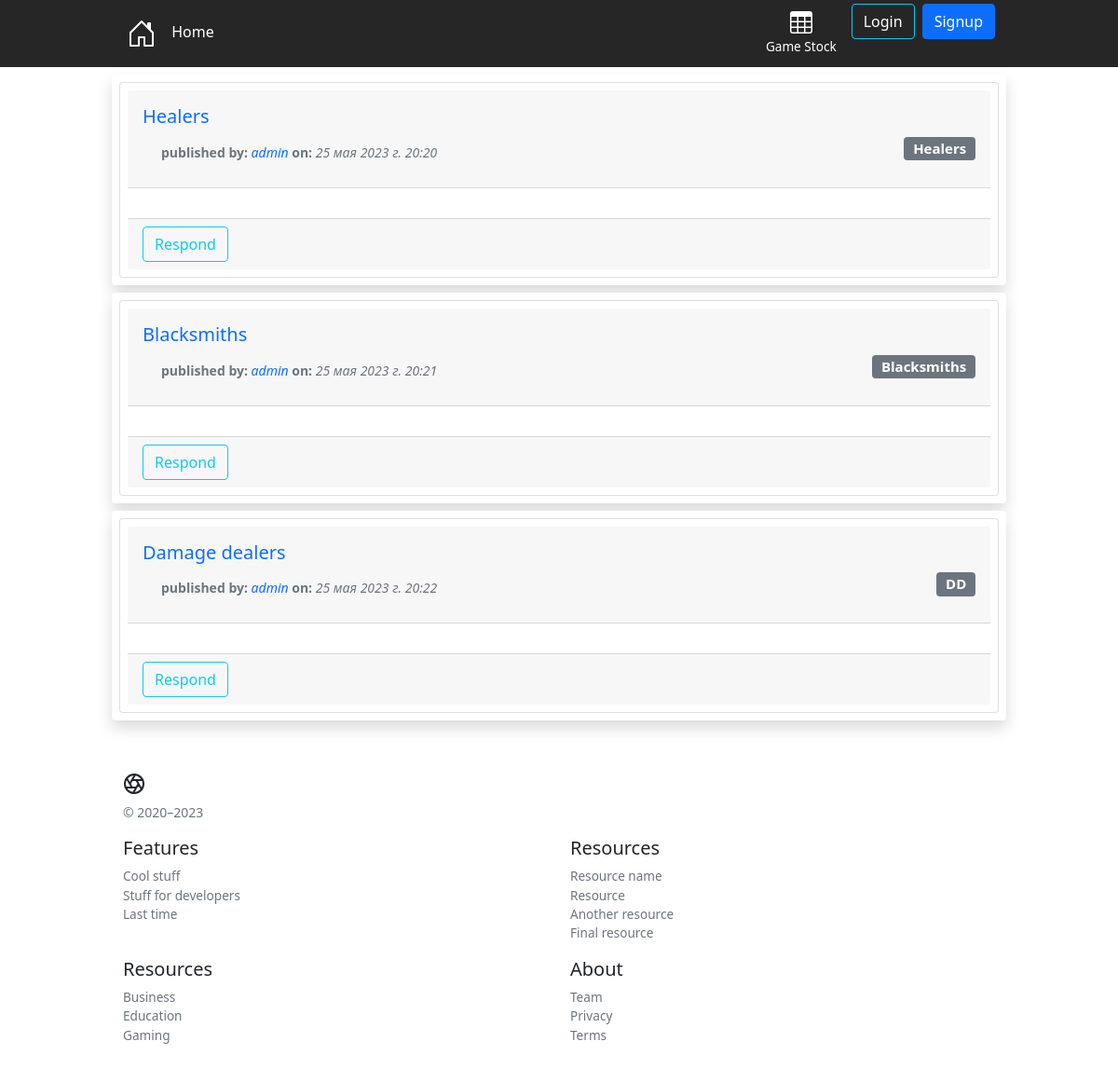
The app's page /board/by_author/admin with its own data.
### board/models.py (models this page shows, shortened)
class Post(models.Model):
    title = models.CharField('Title', max_length=100)
    category = models.ForeignKey('Category', on_delete=models.CASCADE, verbose_name='Category')
    author = models.ForeignKey(User, on_delete=models.CASCADE, verbose_name='Author')
    datetime = models.DateTimeField(auto_now_add=True)

class Category(models.Model):
    name = models.CharField(max_length=20)
    def __str__(self):
        return f'{self.name}'

### board/views.py (the view)
# urls.py: path('by_author/<slug:name>', ByAuthorView.as_view(), name='by_author'),
class ByAuthorView(ListView):
    def get(self, request, *args, **kwargs):
      author = User.objects.get(username=kwargs['name'])
      qs = Post.objects.order_by('datetime').filter(author=author)
      context = {
          'author': author,
          'posts': qs,
      }
      return render(request, 'board/by_author.html', context)

### board/templates/board/by_author.html (shortened to what this page needs)
{% extends 'board/base.html' %}
{% block content %}
{% for post in posts %}
<div class="container">
  {%include "includes/post_layout.html"%}
</div>
{%endfor%}
{% endblock content %}

### board/templates/board/base.html (shortened to what this page needs)
{% load i18n %}
{% load static %}
<!DOCTYPE html>
<html>
<head>
  <link href="https://cdn.jsdelivr.net/npm/bootstrap@5.0.2/dist/css/bootstrap.min.css" rel="stylesheet"
>
  <link href="{% static 'css/style.css' %}" rel="stylesheet" />
</head>
<body>
  <header class="site-header sticky-top py-1">
    {%if user.is_authenticated %}
    {% include 'includes/dashboard.html' %}
    {% else%}
    {% include 'includes/navbar.html' %}
    {%endif%}
  </header>
  <main>
    {% block content %}
    {% endblock content %}
  </main>
  {% include 'includes/footer.html' %}
</body>
</html>

### board/templates/includes/navbar.html (shortened to what this page needs)
{% block nav %}
<nav class="container d-flex flex-column align-self-center  list-unstyled flex-md-row justify-content-between">
  <a href="/" class="align-self-center bi my-2 my-lg-0 me-lg-auto text-white text-decoration-none">
    <svg class=" me-2" width="40" height="32" role="img" aria-label="Bootstrap">
      <use xlink:href="#home" />
    </svg>
    Home
  </a>
  <ul class="nav col-12 col-lg-auto my-2 justify-content-center my-md-0 text-small">
    <li>
      <a href="{% url 'board:post_list' %}" class="nav-link text-white">
        <svg class="bi d-block mx-auto mb-1" width="24" height="24">
          <use xlink:href="#table" />
        </svg>
        Game Stock
      </a>
    </li>
  </ul>
  <ul class="d-flex list-unstyled">
    <li>
      <a href="{% url 'account_login' %}">
        <button type="button" class="btn btn-outline-info me-2 text-white">
          Login
        </button>
      </a>
    </li>
    <li>
      <a href="{% url 'account_signup' %}">
        <button type="button" class="btn btn-primary">
          Signup
        </button>
      </a>
    </li>
  </ul>
</nav>
{% endblock nav %}

### board/templates/includes/post_layout.html (shortened to what this page needs)
<div class="row p-2 my-2 shadow bg-body rounded">
  <div class="card p-2">
    <div class="card-header">
      <h3 class="card-title">
        <a class="navbar-brand" href="{% url 'board:post_detail' post.pk %}">
          {{ post.title }}
        </a>
      </h3>
      <a class="navbar-brand" href="{% url 'board:category' post.category.name %}">
        <span class="badge bg-secondary float-end">{{ post.category }}</span>
      </a>
      <small class="text-muted ms-1">
        <b>
          published by:
        </b>
        <a href="{% url 'board:by_author' post.author %}">
          <span class="fst-italic">{{ post.author }}</span>
        </a>
        <b>
          on:
        </b>
        <span class="fst-italic">
          {{ post.datetime}}
        </span>
      </small>
    </div>
    <div class="card-body">
    </div>
    <div class="card-footer">
      {% if user.is_authenticated and post in user.post_set.all %}
      <a class="text-decoration-none" href="{% url 'board:comments_list' post.pk %}">
        <button type="button" class="btn btn-outline-primary position-relative ">
          Responses
          <span class="position-absolute top-0 start-100 translate-middle badge rounded-pill bg-danger">
            {{ post.comment_set.all|length }}
          </span>
        </button>
      </a>
      <a class="text-decoration-none" href="{% url 'board:post_update' post.pk %}">
        <button class="btn btn-outline-warning text-dark">
          Edit
        </button>
      </a>
      <a href="{% url 'board:post_delete' post.pk %}">
        <button class="btn btn-outline-danger">
          Delete
        </button>
      </a>
      {% else %}
      <a class="text-decoration-none" href="{% url 'board:comment_create' post.pk %}">
        <button class="btn btn-outline-info">
          Respond
        </button>
      </a>
      {% endif %}
    </div>
  </div>
</div>

### board/templates/includes/footer.html (shortened to what this page needs)
<footer class="container py-5">
  <div class="row">
    <div class="col-12 col-md">
      <small class="d-block mb-3 text-muted">&copy; 2020–{% now 'Y'%}</small>
    </div>
    <div class="col-6 col-md">
      <h5>Features</h5>
      <ul class="list-unstyled text-small">
        <li><a class="link-secondary" href="#">Cool stuff</a></li>
        <li><a class="link-secondary" href="#">Stuff for developers</a></li>
        <li><a class="link-secondary" href="#">Last time</a></li>
      </ul>
    </div>
    <div class="col-6 col-md">
      <h5>Resources</h5>
      <ul class="list-unstyled text-small">
        <li><a class="link-secondary" href="#">Resource name</a></li>
        <li><a class="link-secondary" href="#">Resource</a></li>
        <li><a class="link-secondary" href="#">Another resource</a></li>
        <li><a class="link-secondary" href="#">Final resource</a></li>
      </ul>
    </div>
    <div class="col-6 col-md">
      <h5>Resources</h5>
      <ul class="list-unstyled text-small">
        <li><a class="link-secondary" href="#">Business</a></li>
        <li><a class="link-secondary" href="#">Education</a></li>
        <li><a class="link-secondary" href="#">Gaming</a></li>
      </ul>
    </div>
    <div class="col-6 col-md">
      <h5>About</h5>
      <ul class="list-unstyled text-small">
        <li><a class="link-secondary" href="#">Team</a></li>
        <li><a class="link-secondary" href="#">Privacy</a></li>
        <li><a class="link-secondary" href="#">Terms</a></li>
      </ul>
    </div>
  </div>
</footer>

### board/templates/static/css/style.css (style rules this page uses)
.container { max-width: 960px; }
a { text-decoration: none !important; }
.site-header { background-color: #000000d9; -webkit-backdrop-filter: saturate(180%) blur(20px); backdrop-filter: saturate(180%) blur(20px); }
.site-header a { color: #8e8e8e; transition: color 0.15s ease-in-out; }
.bi { vertical-align: -0.125em; fill: currentColor; }
.text-small { font-size: 85%; }
.text-white { color: #fff !important; }

### records on screen
Post: title "Healers", category "Healers", author "admin", datetime "25 мая 2023 г. 20:20"
Post: title "Blacksmiths", category "Blacksmiths", author "admin", datetime "25 мая 2023 г. 20:21"
Post: title "Damage dealers", category "DD", author "admin", datetime "25 мая 2023 г. 20:22"
